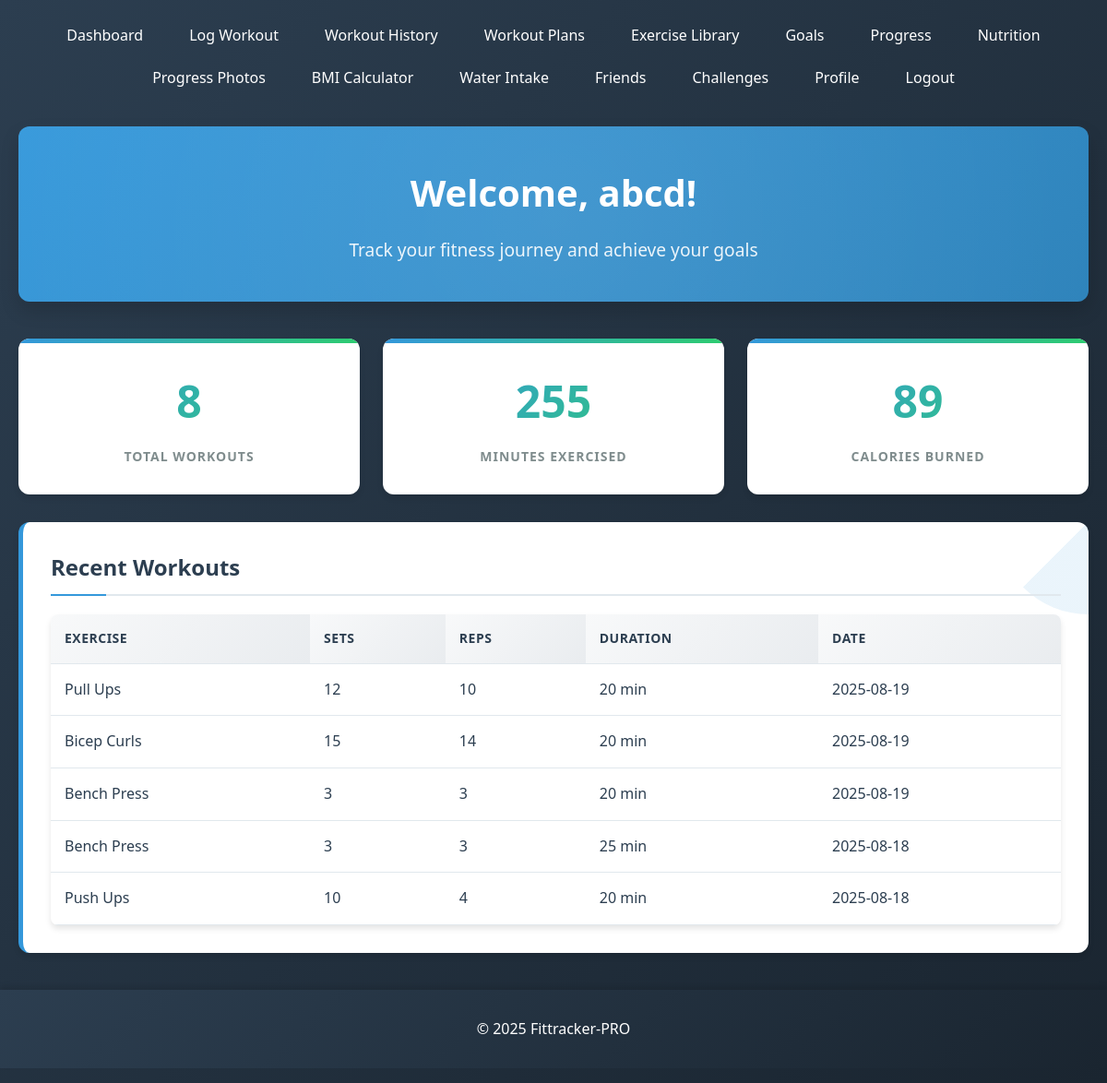
The app's page /dashboard.php (signed in) with its own data.
### tables this page shows
CREATE TABLE `workouts` (
  `id` int(11) NOT NULL,
  `user_id` int(11) NOT NULL,
  `exercise_name` varchar(100) NOT NULL,
  `sets` int(11) NOT NULL,
  `reps` int(11) NOT NULL,
  `duration` int(11) NOT NULL COMMENT 'in minutes',
  `calories` int(11) DEFAULT NULL,
  `date` date NOT NULL
);

### dashboard.php (the view, shortened to what this page needs)
<?php
require_once 'config/db.php';
$user_id = $_SESSION['user_id'];
$stmt = $pdo->prepare("SELECT * FROM workouts WHERE user_id = ? ORDER BY date DESC LIMIT 5");
$stmt->execute([$user_id]);
$recent_workouts = $stmt->fetchAll();
$stmt = $pdo->prepare("
    SELECT
        COUNT(*) as total_workouts,
        SUM(duration) as total_duration,
        SUM(calories) as total_calories
    FROM workouts
    WHERE user_id = ?
");
$stmt->execute([$user_id]);
$stats = $stmt->fetch();
?>
<?php include 'includes/header.php'; ?>
<div class="dashboard-welcome">
    <h1>Welcome, <?php echo $_SESSION['username']; ?>!</h1>
    <p>Track your fitness journey and achieve your goals</p>
</div>
<div class="stats-container">
    <div class="stat-card">
        <h3><?php echo $stats['total_workouts']; ?></h3>
        <p>Total Workouts</p>
    </div>
    <div class="stat-card">
        <h3><?php echo $stats['total_duration'] ?? 0; ?></h3>
        <p>Minutes Exercised</p>
    </div>
    <div class="stat-card">
        <h3><?php echo $stats['total_calories'] ?? 0; ?></h3>
        <p>Calories Burned</p>
    </div>
</div>
<div class="card">
    <h2>Recent Workouts</h2>
    <?php if (count($recent_workouts) > 0): ?>
        <table>
            <tr>
                <th>Exercise</th>
                <th>Sets</th>
                <th>Reps</th>
                <th>Duration</th>
                <th>Date</th>
            </tr>
            <?php foreach ($recent_workouts as $workout): ?>
            <tr>
                <td><?php echo $workout['exercise_name']; ?></td>
                <td><?php echo $workout['sets']; ?></td>
                <td><?php echo $workout['reps']; ?></td>
                <td><?php echo $workout['duration']; ?> min</td>
                <td><?php echo $workout['date']; ?></td>
            </tr>
            <?php endforeach; ?>
        </table>
    <?php else: ?>
        <p>No workouts recorded yet. <a href="workout.php">Log your first workout!</a></p>
    <?php endif; ?>
</div>
<?php include 'includes/footer.php'; ?>

### css/style.css (style rules this page uses)
* { margin: 0; padding: 0; box-sizing: border-box; font-family: 'Segoe UI', Tahoma, Geneva, Verdana, sans-serif; }
:root { --primary-color: #3498db; --secondary-color: #2c3e50; --accent-color: #e74c3c; --success-color: #2ecc71; --warning-color: #f39c12; --light-bg: #f5f7fa; --white: #ffffff; --text-dark: #2c3e50; --text-light: #7f8c8d; --border-color: #e1e8ed; --shadow: 0 4px 6px rgba(0, 0, 0, 0.1); --shadow-hover: 0 10px 20px rgba(0, 0, 0, 0.15); }
body { background-color: var(--light-bg); color: var(--text-dark); line-height: 1.6; font-size: 16px; }
.dashboard-welcome { background: linear-gradient(135deg, var(--primary-color), #2980b9); color: var(--white); padding: 40px; border-radius: 12px; margin-bottom: 40px; box-shadow: var(--shadow-hover); text-align: center; position: relative; overflow: hidden; }
.dashboard-welcome::before { content: ''; position: absolute; top: -50%; right: -50%; width: 200%; height: 200%; background: radial-gradient(circle, rgba(255,255,255,0.1) 0%, transparent 70%); animation: pulse 4s ease-in-out infinite; }
.dashboard-welcome h1 { color: var(--white); border: none; margin-bottom: 15px; font-size: 2.5rem; position: relative; z-index: 1; }
.dashboard-welcome p { color: rgba(255, 255, 255, 0.9); font-size: 1.2rem; margin-bottom: 0; position: relative; z-index: 1; }
.stats-container { display: grid; grid-template-columns: repeat(auto-fit, minmax(250px, 1fr)); gap: 25px; margin: 30px 0; }
.stat-card { background: var(--white); border-radius: 12px; box-shadow: var(--shadow); padding: 30px; text-align: center; transition: all 0.3s ease; position: relative; overflow: hidden; }
.stat-card::before { content: ''; position: absolute; top: 0; left: 0; width: 100%; height: 5px; background: linear-gradient(90deg, var(--primary-color), var(--success-color)); }
.stat-card h3 { font-size: 3rem; color: var(--primary-color); margin-bottom: 10px; background: linear-gradient(135deg, var(--primary-color), var(--success-color)); -webkit-background-clip: text; -webkit-text-fill-color: transparent; background-clip: text; }
.stat-card p { color: var(--text-light); font-weight: 600; text-transform: uppercase; font-size: 14px; letter-spacing: 1px; margin-bottom: 0; }
.card { background: var(--white); border-radius: 12px; box-shadow: var(--shadow); padding: 30px; margin-bottom: 30px; transition: all 0.3s ease; border-left: 5px solid var(--primary-color); position: relative; overflow: hidden; }
.card::before { content: ''; position: absolute; top: 0; right: 0; width: 100px; height: 100px; background: linear-gradient(135deg, transparent 50%, rgba(52, 152, 219, 0.1) 50%); border-radius: 0 0 0 100%; }
.card h1, .card h2, .card h3 { color: var(--secondary-color); margin-bottom: 20px; padding-bottom: 10px; border-bottom: 2px solid var(--border-color); position: relative; }
.card h1::after, .card h2::after, .card h3::after { content: ''; position: absolute; bottom: -2px; left: 0; width: 60px; height: 2px; background: var(--primary-color); }
table { width: 100%; border-collapse: collapse; margin-top: 20px; box-shadow: var(--shadow); border-radius: 8px; overflow: hidden; }
th, td { padding: 15px; text-align: left; border-bottom: 1px solid var(--border-color); color: var(--text-dark); }
th { background: linear-gradient(135deg, #f8f9fa, #e9ecef); color: var(--secondary-color); font-weight: 600; text-transform: uppercase; font-size: 14px; letter-spacing: 0.5px; }
.card { animation: fadeIn 0.6s ease-out; }

### records on screen
workouts: exercise_name "Pull Ups", sets "12", reps "10", duration "20", date "2025-08-19"
workouts: exercise_name "Bicep Curls", sets "15", reps "14", duration "20", date "2025-08-19"
workouts: exercise_name "Bench Press", sets "3", reps "3", duration "20", date "2025-08-19"
workouts: exercise_name "Bench Press", sets "3", reps "3", duration "25", date "2025-08-18"
workouts: exercise_name "Push Ups", sets "10", reps "4", duration "20", date "2025-08-18"

### other values on screen
$_SESSION['username'] "abcd"
$stats['total_workouts'] "8"
$stats['total_duration'] "255"
$stats['total_calories'] "89"
